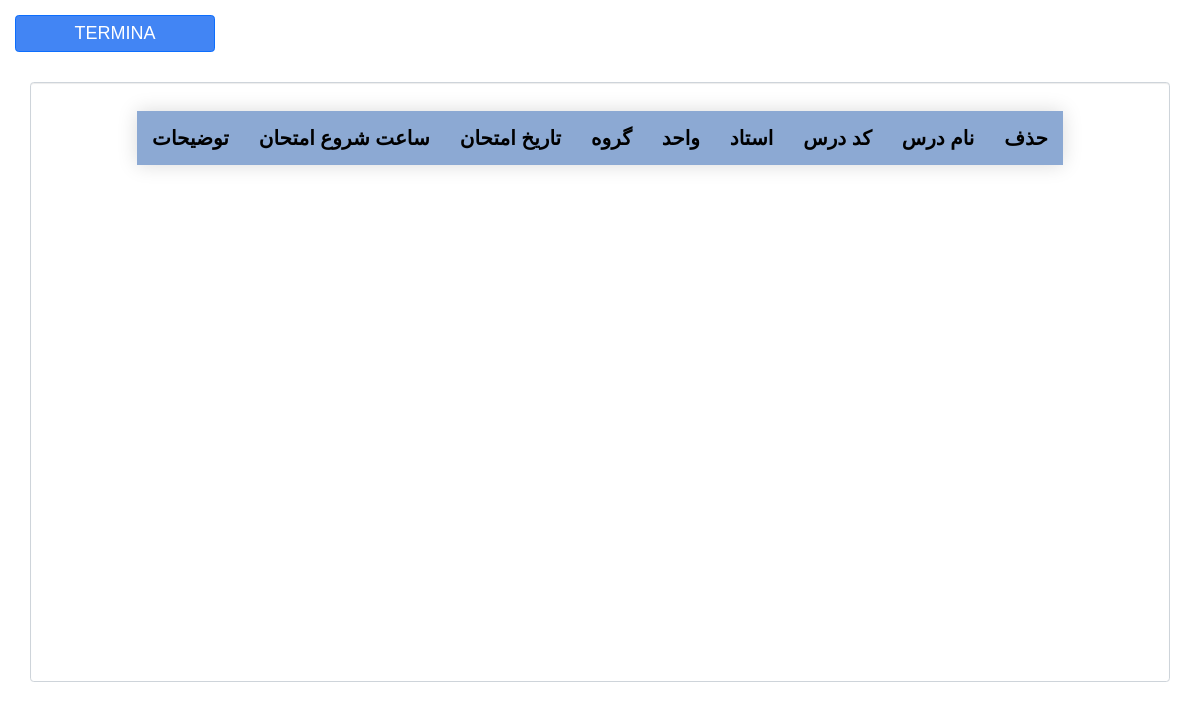
Page /print/ (signed in) on the earlier database version.
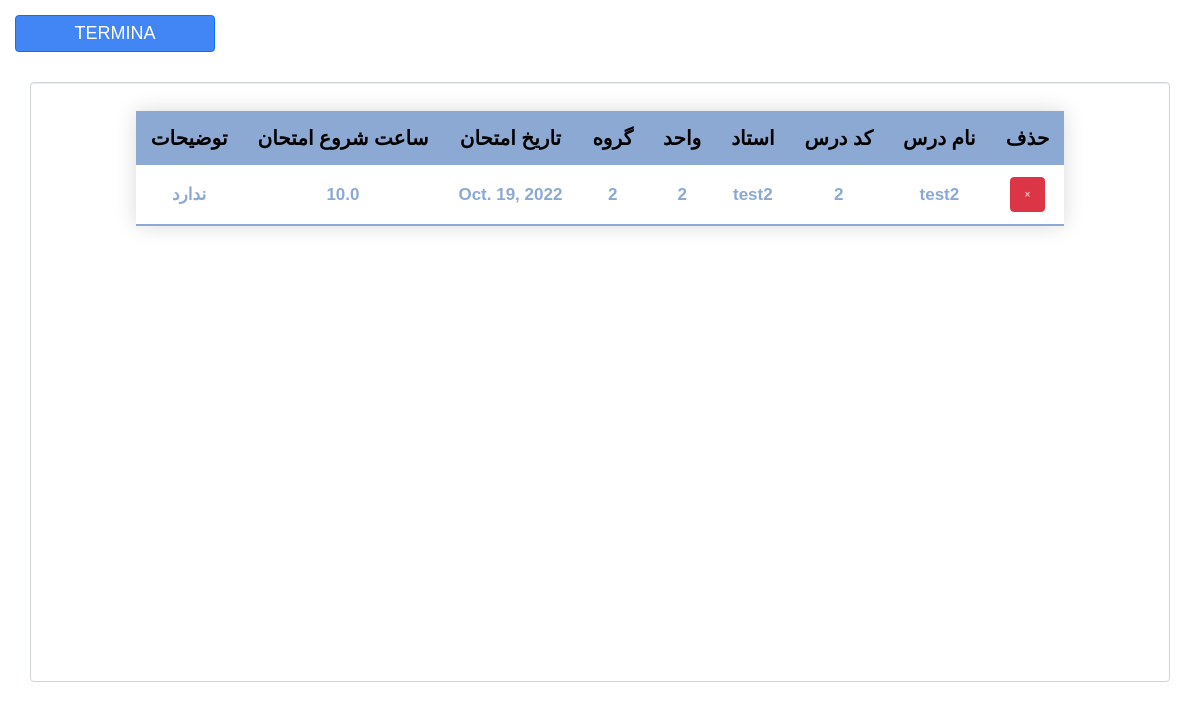
Same page on the later database version.
### sharitz/models.py (models this page shows, shortened)
class studentChoise(models.Model):
    student = models.ForeignKey(User, on_delete=models.CASCADE, null=True,
                                blank=True)
    courseId = models.IntegerField(blank=True, null=True)
    title = models.CharField(blank=True, null=True, max_length=256)
    professor = models.CharField(blank=True, null=True, max_length=256)
    group = models.IntegerField(blank=True, null=True)
    unit = models.IntegerField(blank=True, null=True)
    code = models.IntegerField(blank=True, null=True)
    ps = models.CharField(blank=True, null=True, max_length=256, default='ندارد')
    examDate = models.DateField(blank=True, null=True)
    examStart = models.FloatField(blank=True, null=True)

### front/views.py (the view)
# urls.py: path('print/', printView.as_view(), name='print'),
class printView(LoginRequiredMixin, ListView):
    model = studentChoise
    context_object_name = 'choises'
    def get_context_data(self, **kwargs):
        context = super().get_context_data(**kwargs)
        context['choises'] = context['choises'].filter(student=self.request.user)
        return context
    template_name = 'print.html'

### front/templates/print.html (shortened to what this page needs)
{% extends 'main.html' %}
{% block content %}
    <a href="{% url "collegeList" %}" class="logo square"><button class="btn btn-primary" style="background-color: #4285F4; margin-top: 15px; margin-left: 15px">TERMINA</button></a>
    <div class="container form-group form-control" style="margin-top: 30px; height: 600px; width: 1300px; text-align: center">
        <center>
            <table class="styled-table" style="text-align: center;">
                <thead style="font-size: 20px;">
                    <tr style="text-align: center; color: black">
                        <th>توضیحات</th>
                        <th>ساعت شروع امتحان</th>
                        <th>تاریخ امتحان</th>
                        <th>گروه</th>
                        <th>واحد</th>
                        <th>استاد</th>
                        <th>کد درس</th>
                        <th>نام درس</th>
                        <th>حذف</th>
                    </tr>
                </thead>
                <tbody style="font-size: 17px">
                    {% for choise in choises %}
                        <tr class="active-row" style="text-align: center">
                            <form action="{% url 'delete' %}" method="post">
                                <td><input type="hidden" name="ps" value="{{ choise.ps }}">{{ choise.ps }}</td>
                                <td><input type="hidden" name="examStart" value="{{ choise.examStart }}">{{ choise.examStart }}</td>
                                <td><input type="hidden" name="examDate" value="{{ choise.examDate }}">{{ choise.examDate }}</td>
                                <td><input type="hidden" name="group" value="{{ choise.group }}">{{ choise.group }}</td>
                                <td><input type="hidden" name="unit" value="{{ choise.unit }}">{{ choise.unit }}</td>
                                <td><input type="hidden" name="professor" value="{{ choise.professor }}">{{ choise.professor }}</td>
                                <td><input type="hidden" name="code" value="{{ choise.code }}">{{ choise.code }}</td>
                                <td><input type="hidden" name="title" value="{{ choise.title }}">{{ choise.title }}</td>
                                <td><input type="submit" value="&times;" class="btn btn-danger" style="width: 35px"></td>
                            </form>
                        </tr>
                    {% endfor %}
                </tbody>
            </table>
        </center>
    </div>
{% endblock content %}

Differences in the rows shown:
added studentChoise: ps "ندارد", examStart "10.0", examDate "Oct. 19, 2022", group "2", unit "2", professor "test2", code "2", title "test2"
